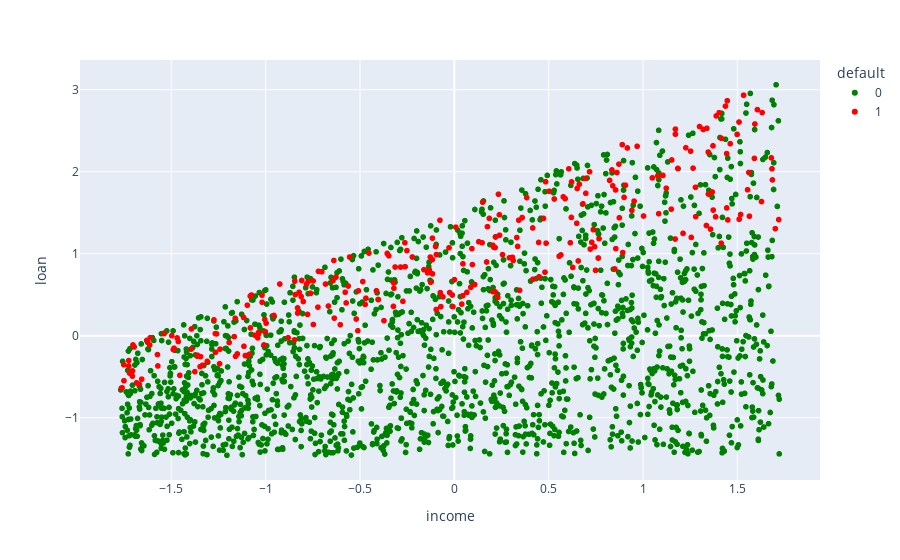

Write notebook code for a chart like this one.
### Code cell
df["default"] = df["default"].astype("category")
px.scatter(
    y="loan",
    x="income",
    data_frame=df,
    color="default",
    color_discrete_map={    0: "green", 1: "red"   }
)

### Figure 1 — Plotly figure (JSON) as saved in the notebook; plotly's stock layout.template omitted (floating-point values rounded to 4 significant figures; data arrays with more than 128 entries replaced by an {"elided": "..."} marker saying what was removed)
{"data": [{"hovertemplate": "default=0<br>income=%{x}<br>loan=%{y}<extra></extra>", "legendgroup": "0", "marker": {"color": "green", "symbol": "circle"}, "mode": "markers", "name": "0", "showlegend": true, "type": "scattergl", "x": {"elided": "1714 float values"}, "xaxis": "x", "y": {"elided": "1714 float values"}, "yaxis": "y"}, {"hovertemplate": "default=1<br>income=%{x}<br>loan=%{y}<extra></extra>", "legendgroup": "1", "marker": {"color": "red", "symbol": "circle"}, "mode": "markers", "name": "1", "showlegend": true, "type": "scattergl", "x": {"elided": "283 float values"}, "xaxis": "x", "y": {"elided": "283 float values"}, "yaxis": "y"}], "layout": {"legend": {"title": {"text": "default"}, "tracegroupgap": 0}, "margin": {"t": 60}, "xaxis": {"anchor": "y", "domain": [0, 1], "title": {"text": "income"}}, "yaxis": {"anchor": "x", "domain": [0, 1], "title": {"text": "loan"}}}}
